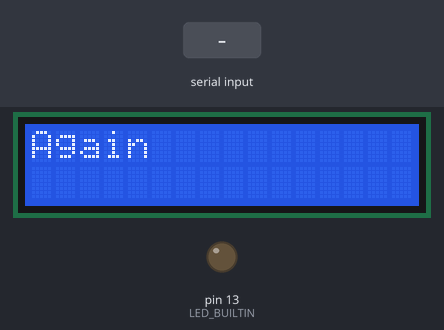
The sketch below on a simulated Arduino Uno, built with avr-gcc and run on an emulated ATmega328P. Shown: 16×2 character LCD, output pins drawn as LEDs (lit = HIGH). The inputs (shaded band) are chosen by the test bench.

Above: at 2.2 s.
2.3 s: "1" received over Serial
At 3.4 s:
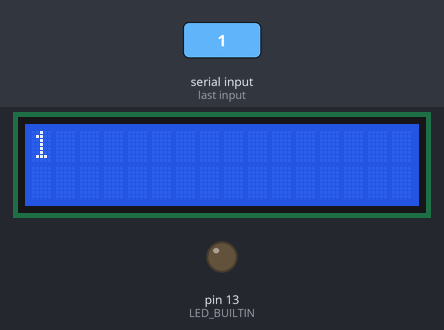
3.8 s: "0" received over Serial
At 4.5 s:
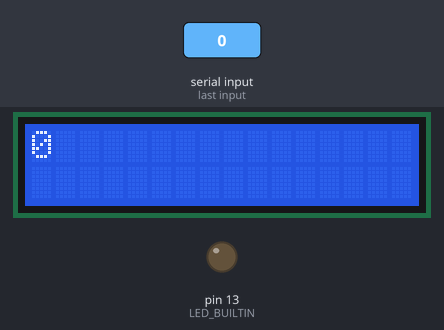
5.3 s: "2" received over Serial
At 5.6 s:
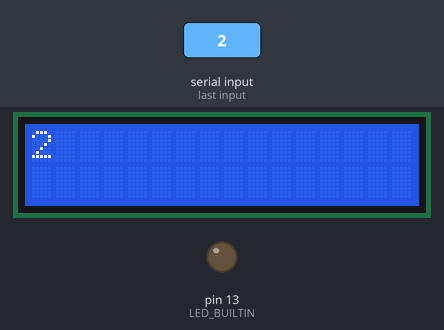
Timing chart, 0 to 8.3 s (numbered marks = the images above; inputs shaded):
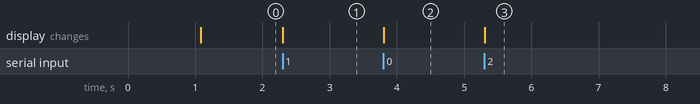

The sketch:

arduinoTest.ino
```cpp
#include <Wire.h>
#include <LiquidCrystal_I2C.h>

LiquidCrystal_I2C lcd(0x27, 2, 1, 0, 4, 5, 6, 7, 3, POSITIVE);
int incomingByte = 0;
// the setup function runs once when you press reset or power the board
void setup() {
  // initialize digital pin LED_BUILTIN as an output.
  pinMode(LED_BUILTIN, OUTPUT);
  Serial.begin(9600);
  lcd.begin(16, 2);
  // Print a message to the LCD.
  lcd.clear();
  lcd.print("Reseted");
  delay(1000);
  lcd.clear();
  lcd.print("Again");

}

// the loop function runs over and over again forever

void loop() {

  if (Serial.available()) {
    // wait a bit for the entire message to arrive
    //delay(100);
    // clear the screen
    lcd.clear();
    // read all the available characters
    while (Serial.available() > 0) {
      // display each character to the LCD
      lcd.write(Serial.read());
      delay(1000);
      //lcd.print("joli");
      //Serial.write("Holis");
    }
  }
}
```

Measured:
- after the input at 2.3 s, the display: changes at once (image 1)
- after the input at 3.8 s, the display: changes at once (image 2)
- after the input at 5.3 s, the display: changes at once (image 3)
